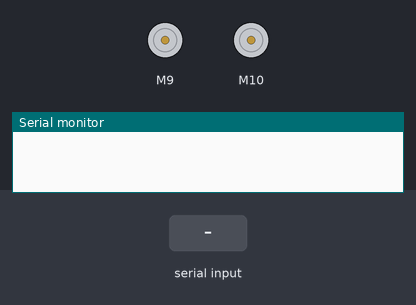
Simulated run of this sketch. Board: Arduino Uno, built with avr-gcc and run on an emulated ATmega328P. On the bench: 2 × DC motor (green arrow = forward, orange = backward, longer = faster), the last lines printed to the serial monitor. The test bench sets the inputs (shaded band).

Above: at 1.2 s.
1.3 s: "F" received over Serial
At 2.1 s:
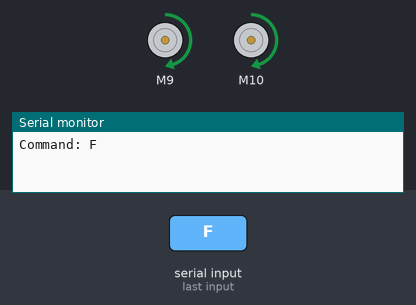
2.8 s: "B" received over Serial
At 3.2 s:
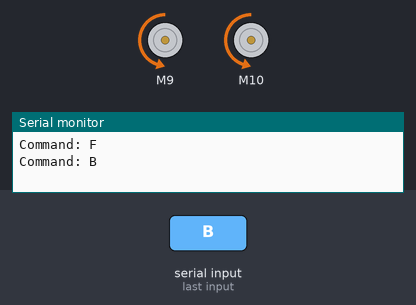
4.3 s: "L" received over Serial
At 5.5 s:
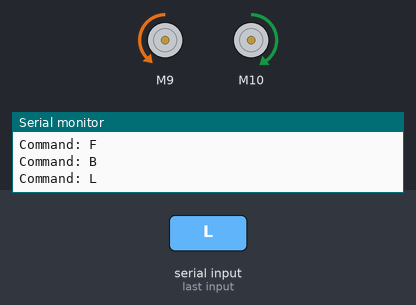
5.8 s: "R" received over Serial
At 6.7 s:
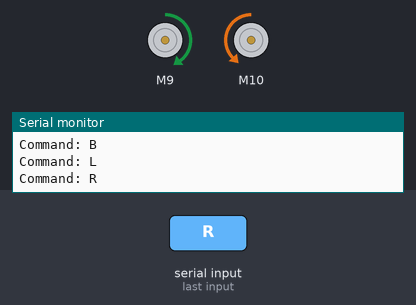
7.3 s: "S" received over Serial
At 7.8 s:
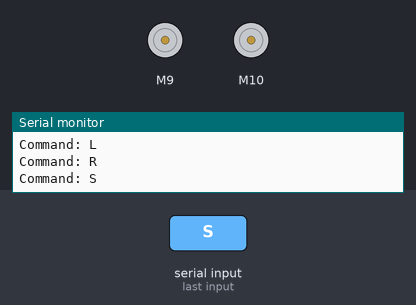
Timing chart, 0 to 9.8 s (numbered marks = the images above; inputs shaded):
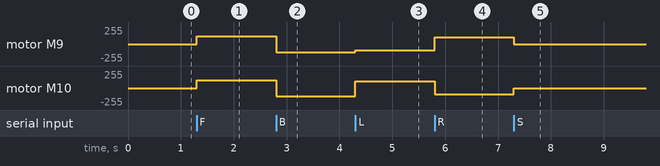

Measured:
- after the input at 1.3 s, motor M9, motor M10: stopped → forward 120/255 at once
- after the input at 2.8 s, motor M9, motor M10: forward 120/255 → backward 120/255 at once
- after the input at 4.3 s, motor M9: backward 120/255 → backward 90/255 at once; motor M10: backward 120/255 → forward 100/255 at once
- after the input at 5.8 s, motor M9: backward 90/255 → forward 100/255 at once; motor M10: forward 100/255 → backward 90/255 at once
- after the input at 7.3 s, motor M9: forward 100/255 → stopped at once; motor M10: backward 90/255 → stopped at once

The sketch:

wheel_chair_switch.ino
```cpp
#include <CytronMotorDriver.h>
int F;
int R;
int B;
int L;
int S;
// Motor 1 (Left or A): PWM = 9, DIR = 4
CytronMD motor1(PWM_DIR, 9, 5);
// Motor 2 (Right or B): PWM = 10, DIR = 5
CytronMD motor2(PWM_DIR, 10, 4);

char command;

void setup() {
  Serial.begin(9600);
}

void loop() {
  if (Serial.available()) {
    command = Serial.read();
// if (command==F){
//           motor1.setSpeed(120);
//         motor2.setSpeed(120);

// }
// if(command==B){
//     motor1.setSpeed(-120);
//         motor2.setSpeed(-120);
// }
// if(command==L){
//        motor1.setSpeed(-90);
//         motor2.setSpeed(100);
// }
// if(command==R){
//       motor1.setSpeed(100);
//         motor2.setSpeed(-90);
// }
    switch (command) {
      case 'F':
        motor1.setSpeed(120);
        motor2.setSpeed(120);
        break;

      case 'B':
        motor1.setSpeed(-120);
        motor2.setSpeed(-120);
        break;

      case 'L':
        motor1.setSpeed(-90);
        motor2.setSpeed(100);
        break;

      case 'R':
        motor1.setSpeed(100);
        motor2.setSpeed(-90);
        break;

      case 'S':
        motor1.setSpeed(0);
        motor2.setSpeed(0);
        break;
    }

    Serial.print("Command: ");
    Serial.println(command);
  }
}
```
